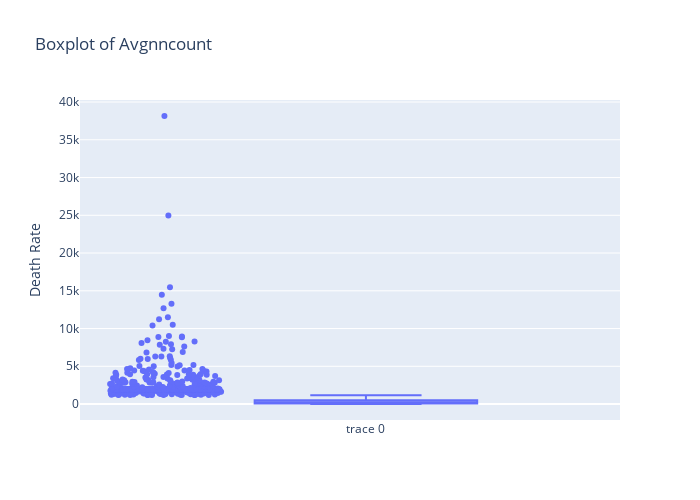

Notebook source saved alongside this figure:
### Markdown cell above
Inter pretation  of Boxplot

### Code cell
processed_data["avganncount"].skew()

avganncount_mean = processed_data["avganncount"].mean()
avganncount_std = processed_data["avganncount"].std()
print("avganncount_mean: {}".format(avganncount_mean))
print("avganncount_std: {}".format(avganncount_std))

plt.hist(processed_data["avganncount"],bins=20,color="green",edgecolor="black")
plt.xlabel("avganncount")
plt.ylabel("frequency")
plt.title("Histogram of avganncount")
plt.show()


fig  = go.Figure(data=[go.Box(y=processed_data["avganncount"],jitter=0.5,boxpoints="outliers",pointpos=-1.8)])
fig.update_layout(title='Boxplot of Avgnncount',
    yaxis_title='Death Rate',
    width=700,
    height=500)
fig.show()

corr = processed_data["avganncount"].corr(processed_data["target_deathrate"])
print("correlation between the avganncount and target_deathrate: ",corr)



plt.scatter(processed_data["avganncount"],processed_data["target_deathrate"])
plt.xlabel("avganncount")
plt.ylabel("target_deathrate")
plt.title("Scatter plot between avganncount vs target_deathrate")

### Figure 1 — Plotly figure (JSON) as saved in the notebook; plotly's stock layout.template omitted (floating-point values rounded to 4 significant figures; data arrays with more than 128 entries replaced by an {"elided": "..."} marker saying what was removed)
{"data": [{"boxpoints": "outliers", "jitter": 0.5, "pointpos": -1.8, "type": "box", "y": {"elided": "3047 float values"}}], "layout": {"height": 500, "title": {"text": "Boxplot of Avgnncount"}, "width": 700, "yaxis": {"title": {"text": "Death Rate"}}}}
